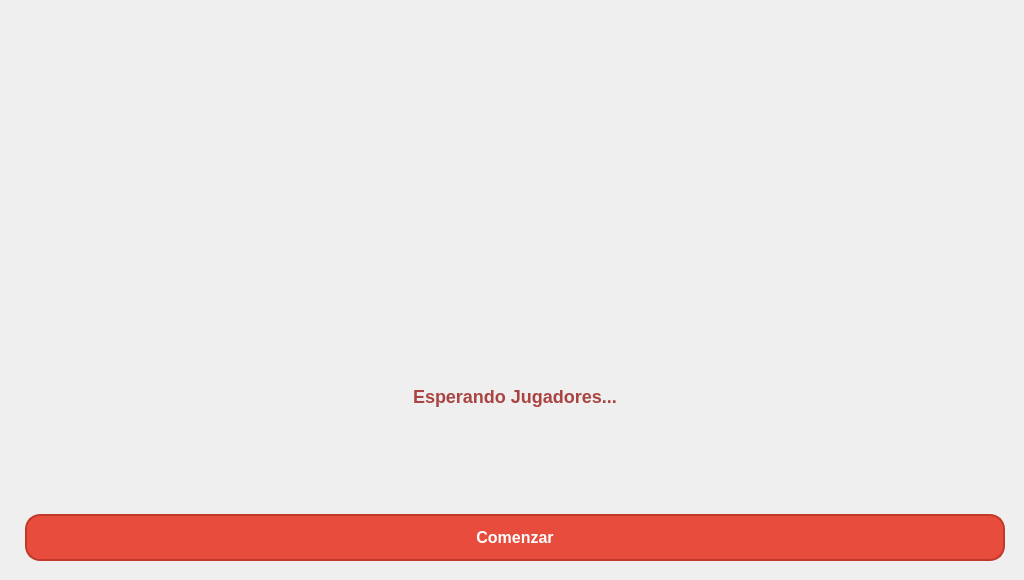
<?xml version="1.0" encoding="UTF-8"?>
<ui version="4.0">
 <class>Lista_Espera</class>
 <widget class="QWidget" name="Lista_Espera">
  <property name="geometry">
   <rect>
    <x>0</x>
    <y>0</y>
    <width>1024</width>
    <height>580</height>
   </rect>
  </property>
  <property name="minimumSize">
   <size>
    <width>1024</width>
    <height>580</height>
   </size>
  </property>
  <property name="windowTitle">
   <string>Form</string>
  </property>
  <property name="styleSheet">
   <string notr="true">QLabel#label_2 {
	border-image: url(&quot;:res/worms_background.png&quot;)
}

/* Estilo para QPushButton (Botones) */
QPushButton#pushButton {
    color: white; /* Color del texto */
    padding: 12px 24px; /* Espaciado interno */
    text-align: center; /* Alineación del texto */
    text-decoration: none; /* Decoración del texto */
    display: inline-block;
    font-size: 16px; /* Tamaño de fuente */
    margin: 8px; /* Márgenes */
    border-radius: 15px; /* Bordes redondeados */
    font-family: &quot;Arial&quot;, sans-serif; /* Tipo de fuente */
    font-weight: bold; /* Letras más gruesas */
}

QPushButton:hover#pushButton {
    background-color: #c0392b; /* Cambio de color al pasar el mouse a rojo más oscuro */
}

QPushButton {
    background-color: #e74c3c; /* Rojo */
    border: 2px solid #c0392b; /* Borde rojo más oscuro */
    color: white; /* Color del texto */
    padding: 8px 16px; /* Espaciado interno */
    text-align: center; /* Alineación del texto */
    text-decoration: none; /* Decoración del texto */
    font-size: 14px; /* Tamaño de fuente */
    margin: 4px; /* Márgenes */
    border-radius: 8px; /* Bordes redondeados */
    font-family: &quot;YourDesiredFont&quot;, sans-serif; /* Cambia &quot;YourDesiredFont&quot; a la tipografía que desees */
    font-weight: bold; /* Letras más gruesas */
}

/* Estilo para QLabel con nombre &quot;label&quot; */
QLabel#label {
    color: #a94442; /* Color del texto */
    font-size: 18px; /* Tamaño de fuente */
    font-family: &quot;YourDesiredFont&quot;, sans-serif; /* Cambia &quot;YourDesiredFont&quot; a la tipografía que desees */
    font-weight: bold; /* Letras más gruesas */
}
</string>
  </property>
  <layout class="QGridLayout" name="gridLayout_3">
   <item row="0" column="0" rowspan="2" colspan="2">
    <widget class="QLabel" name="label_2">
     <property name="text">
      <string/>
     </property>
    </widget>
   </item>
   <item row="1" column="1">
    <layout class="QGridLayout" name="gridLayout">
     <item row="0" column="0">
      <layout class="QGridLayout" name="gridLayout_2">
       <item row="0" column="1">
        <widget class="QLabel" name="label">
         <property name="text">
          <string>Esperando Jugadores...</string>
         </property>
        </widget>
       </item>
       <item row="0" column="0">
        <spacer name="horizontalSpacer">
         <property name="orientation">
          <enum>Qt::Horizontal</enum>
         </property>
         <property name="sizeHint" stdset="0">
          <size>
           <width>40</width>
           <height>20</height>
          </size>
         </property>
        </spacer>
       </item>
       <item row="0" column="2">
        <spacer name="horizontalSpacer_2">
         <property name="orientation">
          <enum>Qt::Horizontal</enum>
         </property>
         <property name="sizeHint" stdset="0">
          <size>
           <width>40</width>
           <height>20</height>
          </size>
         </property>
        </spacer>
       </item>
      </layout>
     </item>
     <item row="1" column="0">
      <widget class="QPushButton" name="pushButton">
       <property name="text">
        <string>Comenzar</string>
       </property>
      </widget>
     </item>
    </layout>
   </item>
  </layout>
 </widget>
 <resources/>
 <connections/>
</ui>
